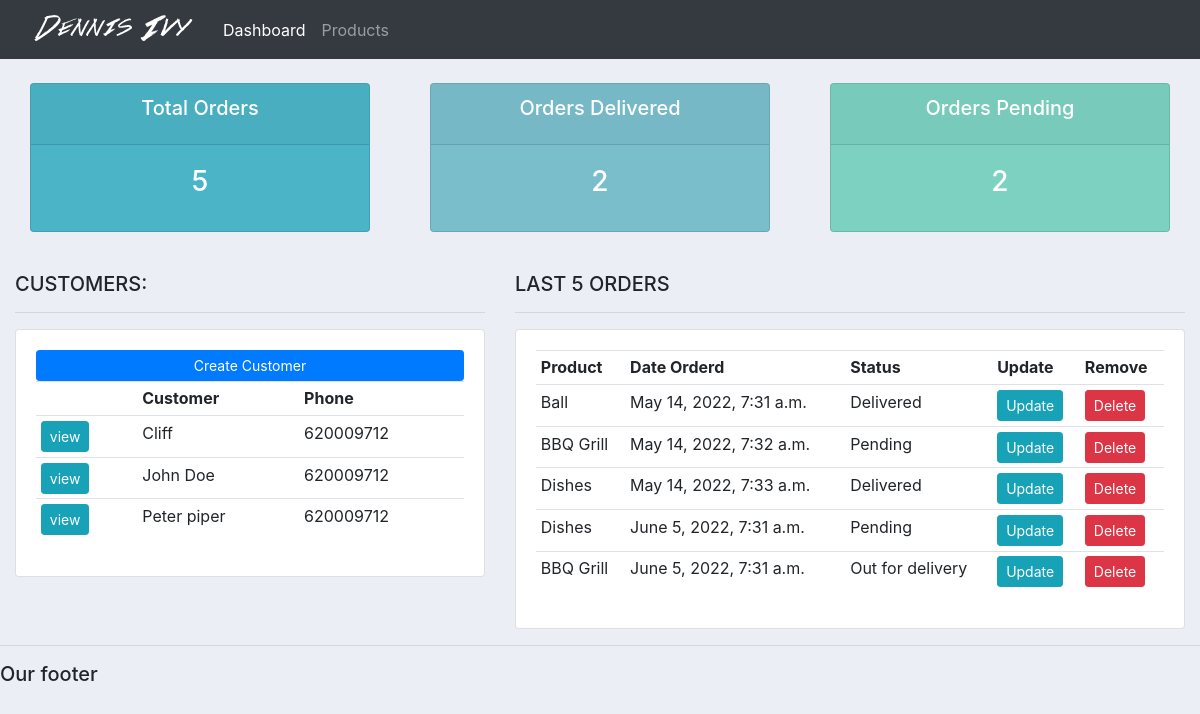
Before: / with the older database file.
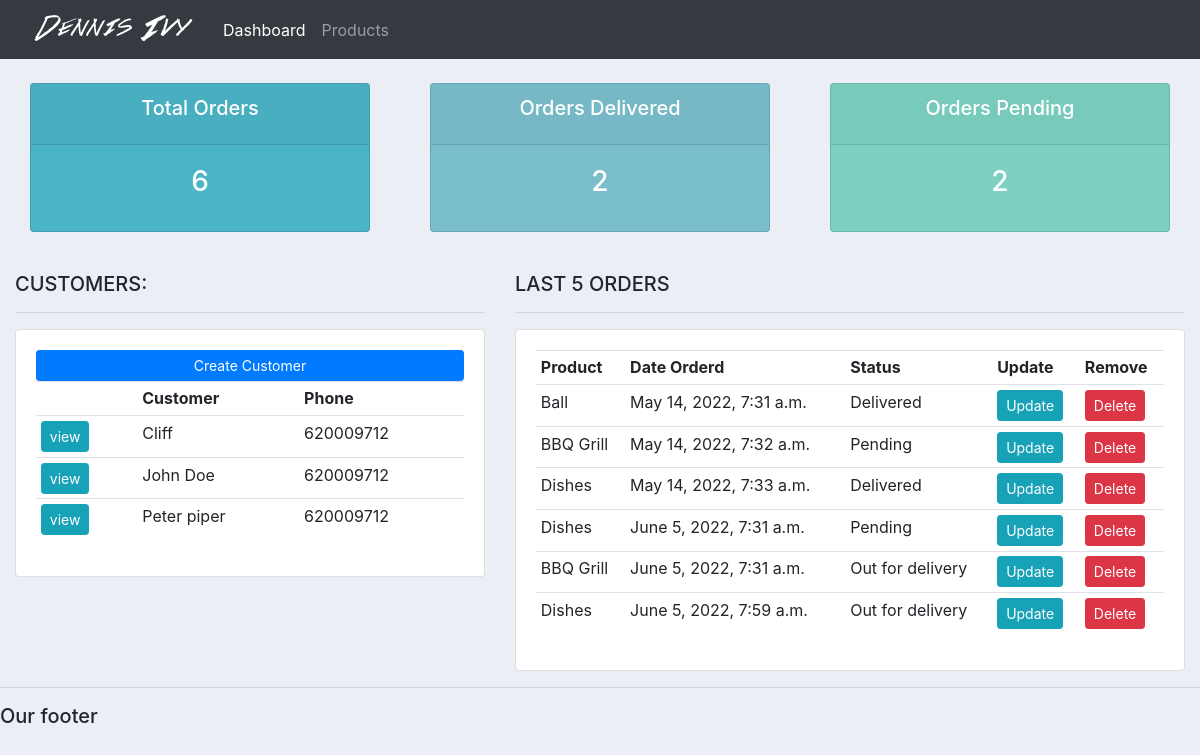
After: the same page with the newer database file.
### accounts/models.py (models this page shows, shortened)
class Customer(models.Model):
    name = models.CharField(max_length=200,null=True)
    phone = models.CharField(max_length=200,null=True)
    email = models.CharField(max_length=200,null=True)
    date_created = models.DateTimeField(auto_now_add=True,null=True)

class Order(models.Model):
    STATUS = (
                ('Pending', 'Pending'),
                ('Out for delivery', 'Out for delivery'),
                ('Delivered','Delivered')
             )
    customer = models.ForeignKey(Customer,null=True,on_delete=models.SET_NULL)
    product = models.ForeignKey(Product,null=True,on_delete=models.SET_NULL)
    date_created = models.DateTimeField(auto_now_add=True,null=True)
    status = models.CharField(max_length=200, null=True, choices=STATUS )

class Product(models.Model):
    CATEGORY = (
                ('Indoor','Indoor'),
                ('Outdoor','Outdoor'),
           )
    name = models.CharField(max_length=200,null=True)
    price = models.FloatField(null=True)
    category = models.CharField(max_length=200,choices=CATEGORY)
    description = models.CharField(max_length=200,null=True, blank=True)
    date_created = models.DateTimeField(auto_now_add=True,null=True)
    tags = models.ManyToManyField(Tag)
    def __str__(self):
        return self.name

### accounts/views.py (the view)
# urls.py: path('', views.home, name = "home"),
def home(request):
    orders = Order.objects.all()
    customers = Customer.objects.all()
    total_orders = orders.count()
    total_customer = customers.count()
    pending = orders.filter(status='Pending').count()
    delivered = orders.filter(status='Delivered').count()
    context ={'orders':orders, 'customers':customers,
              'total_orders':total_orders, 'total_customer': total_customer , 'pending':pending, 'delivered':delivered }
    return render(request,'accounts/dashboard.html', context)

### accounts/templates/accounts/dashboard.html (shortened to what this page needs)
{% extends 'accounts/main.html' %}
{% block content %}
{% include 'accounts/status.html' %}
<br>
<div class="row">
<div class="col-md-5">
  <h5>CUSTOMERS:</h5>
  <hr>
  <div class="card card-body">
    <a class="btn btn-primary  btn-sm btn-block" href="">Create Customer</a>
    <table class="table table-sm">
      <tr>
        <th></th>
        <th>Customer</th>
        <th>Phone</th>
      </tr>
      {% for customer in customers %}
      <tr>
        <td><a class="btn btn-sm btn-info" href= "{% url 'customer' customer.id %} "> view </a> </td>
        <td>{{ customer.name }}</td>
        <td>{{ customer.phone }}</td>
      </tr>
     {% endfor %}
    </table>
  </div>
</div>
<div class="col-md-7">
  <h5>LAST 5 ORDERS</h5>
  <hr>
  <div class="card card-body">
    <table class="table table-sm">
      <tr>
        <th>Product</th>
        <th>Date Orderd</th>
        <th>Status</th>
        <th>Update</th>
        <th>Remove</th>
      </tr>
      {% for order in orders %}
      <tr>
        <td>{{ order.product}}</td>
        <td>{{ order.date_created }}</td>
        <td>{{ order.status }}</td>
        <td><a class="btn btn-sm btn-info" href="{% url 'update_order' order.id %}" >Update</a></td>
        <td><a class="btn btn-sm btn-danger" href="{% url 'delete_order' order.id %}">Delete</a></td>
      </tr>
     {% endfor %}
    </table>
  </div>
</div>
</div>
{% endblock %}

Changed rows visible on the page:
added Order: product "Dishes", date_created "June 5, 2022, 7:59 a.m.", status "Out for delivery"
Other visible differences:
{{ total_orders }}: "5" → "6"
